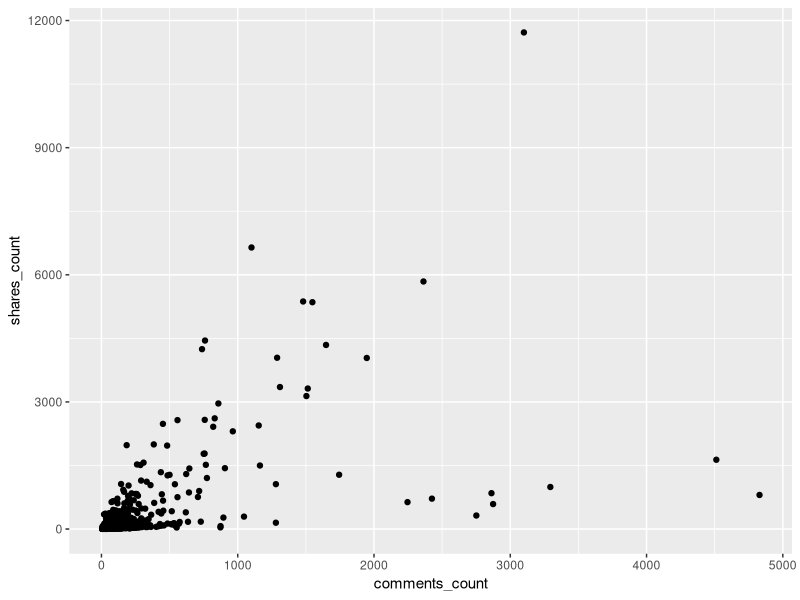
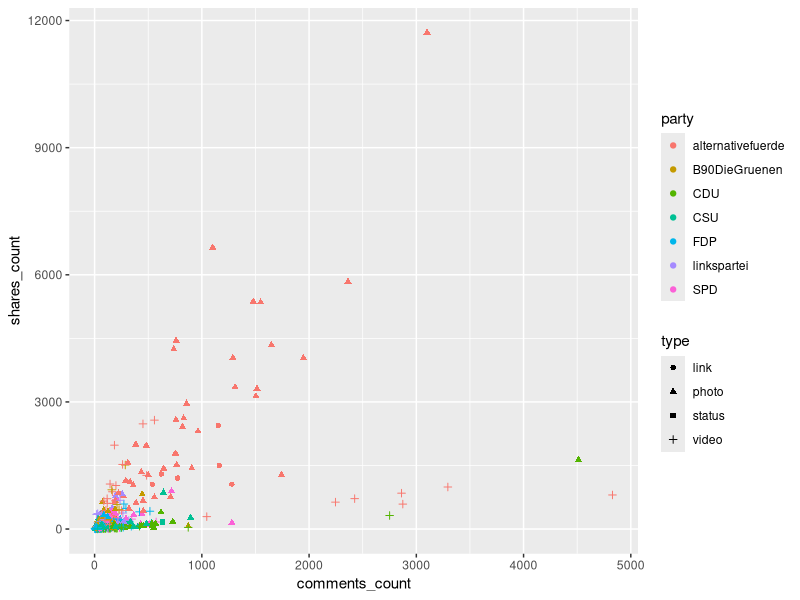
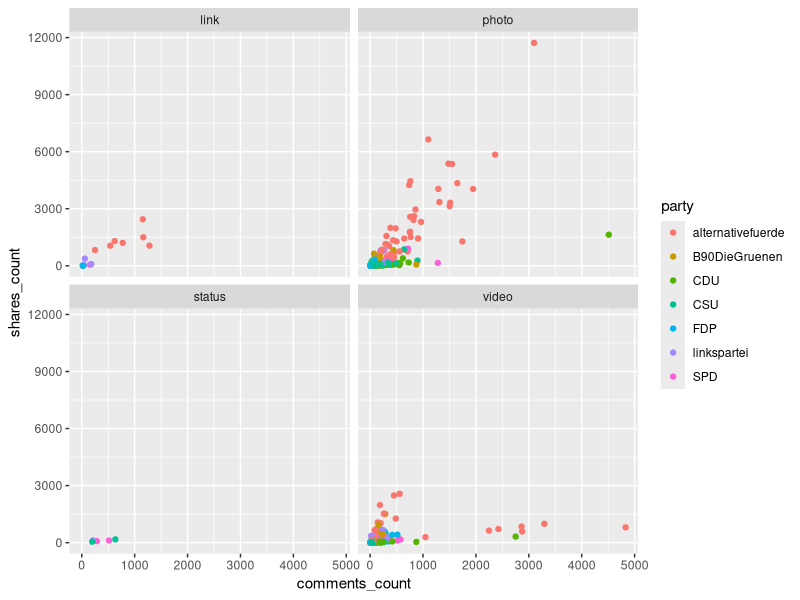
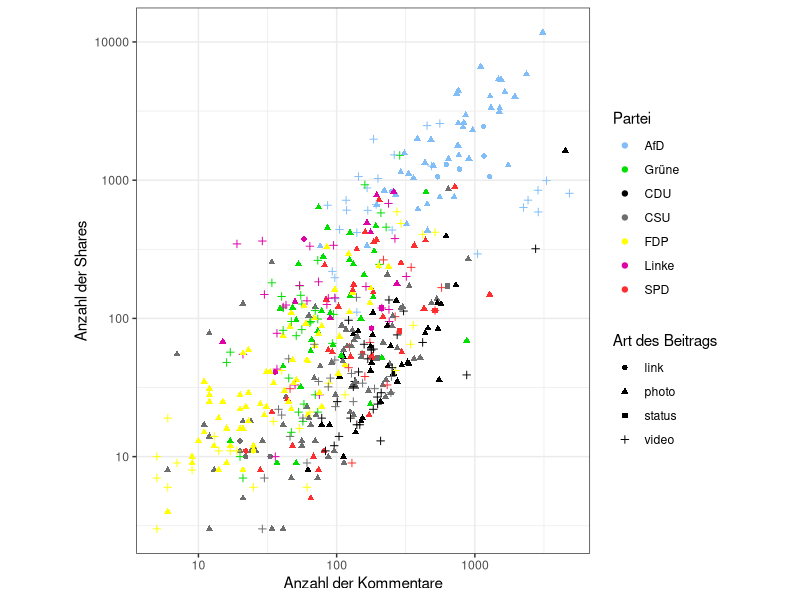

These charts were generated, in order, by the following R code:
## ---- chunk 1
library(tidyverse)
## ---- chunk 2
myself <- list(
  name = "Julian", # Texte als character
  year = 1988L, # Jahr als numeric - oder noch präziser als Integer
  from_bavaria = FALSE # Binäre Entscheidung als logical
)
## ---- chunk 3
values <- c(1.2, 1.3, 0.8, 0.7, 0.7, 1.5, 1.1, 1.0, 1.1, 1.2, 1.1)
average <- mean(values)
above_average <- values > average
sum(above_average) / length(values)
## ---- chunk 4
str(mtcars)
## ---- chunk 5
mean(mtcars$cyl)
## ---- chunk 6
cars_short <- mtcars[, c("mpg", "hp")]
cars_short <- mtcars[c("mpg", "hp")] # Steht nur eine Angabe in den eckigen Klammern, interpretiert R dies als Spaltenangabe
cars_short <- data.frame(mtcars$mpg, mtcars$hp)
## ---- chunk 7
seq(from = 0, to = 100, by = 5)
## ---- chunk 8
seq(0, 100, 5)
## ---- chunk 9
fahrenheit_to_celsius <- function(fahrenheit) {
  celsius <- (fahrenheit - 32) * 5/9
  return(celsius)
}

# Unsere neue Funktion kann sogar mehrere Temperaturwerte auf einmal umrechnen
fahrenheit_to_celsius(c(0, 50, 80, 100))
## ---- chunk 10
descriptives <- function(x, na.rm = FALSE, digits = 2) { # Zusätzliches Argument digits mit Default-Wert 2
  
  # Vektor mit Variablenbeschreibung erstellen
  descriptives_vector <- c(
    n = length(x),
    Missing = sum(is.na(x)), # Hier zählen wir die fehlenden Werte
    M = mean(x, na.rm = na.rm),
    SD = sd(x, na.rm = na.rm),
    Minimum = min(x, na.rm = na.rm), 
    Maximum = max(x, na.rm = na.rm),
    Median = median(x, na.rm = na.rm)
  )
  
  # Vektor runden
  descriptives_vector <- round(descriptives_vector, digits = digits)
  
  return(descriptives_vector)
}
## ---- chunk 11
descriptives(iris$Sepal.Length)
descriptives(mtcars$cyl, digits = 1)
## ---- chunk 12
numeric_summary <- function(data) {
  
  # Alle Variablennamen in Vektor speichern
  variables <- names(data)
  
  # Leere Liste für Ausgabe vorbereiten
  summary_list <- list()
  
  # Über alle Variablen iterieren
  for (variable in variables) { # Wir loopen über variables
    variable_vector <- data[[variable]] # Und arbeiten nun immer mit dem Iterator-Objekt variable
    
    if (is.numeric(variable_vector)) { # Prüfen ob die Variable numerisch ist
      
      # Mittelwert und Standardabweichung dieser Variablen der summary_list hinzufügen
      summary_list[[variable]] <- c(
        M = mean(variable_vector),   
        SD = sd(variable_vector)
      )
    }
    
  }
  
  # Summary List ausgeben
  return(summary_list)
}
## ---- chunk 13
numeric_summary(iris)
numeric_summary(mtcars)
## ---- chunk 14
facebook_europawahl <- read_csv("data/facebook_europawahl.csv")
## ---- chunk 15
count(facebook_europawahl, party)
## ---- chunk 16
bt_parteien <- c("alternativefuerde", "B90DieGruenen", "CDU", "CSU", "FDP", "linkspartei", "SPD")
## ---- chunk 17
df_bt_parteien <- filter(facebook_europawahl, party %in% bt_parteien)
## ---- chunk 18
df_reduziert <- select(df_bt_parteien, party, timestamp, type,
                       comments_count, shares_count, reactions_count)
## ---- chunk 19
df_mit_tc <- mutate(df_reduziert,
                    total_count = sum(c(comments_count, shares_count, reactions_count), na.rm = TRUE))

df_mit_tc
## ---- chunk 20
df_mit_total2 <- mutate(df_reduziert, total_count = comments_count + shares_count + reactions_count)

df_mit_total2
## ---- chunk 21
# Fehlende Werte zählen:
sum(is.na(df_mit_tc$total_count))
sum(is.na(df_mit_total2$total_count))

## ---- chunk 22
df_woche_vor_wahl <- filter(facebook_europawahl, timestamp >= "2019-05-20")
## ---- chunk 23
df_group_by_party <- group_by(df_woche_vor_wahl, party)
## ---- chunk 24
summarize(df_group_by_party,
          M_comments = mean(comments_count, na.rm = TRUE),
          SD_comments = sd(comments_count, na.rm = TRUE),
          M_shares = mean(shares_count, na.rm = TRUE),
          SD_shares = sd(shares_count, na.rm = TRUE),
          M_reactions = mean(reactions_count, na.rm = TRUE),
          SD_reactions = sd(reactions_count, na.rm = TRUE))
## ---- chunk 25
facebook_europawahl <- read_csv("data/facebook_europawahl.csv")

bt_parteien <- c("alternativefuerde", "B90DieGruenen", "CDU", "CSU", "FDP", "linkspartei", "SPD")

df_reduziert <- facebook_europawahl %>% 
  filter(party %in% bt_parteien) %>% 
  select(party, timestamp, type, comments_count, shares_count, reactions_count) %>% 
  mutate(total_count = sum(c(comments_count, shares_count, reactions_count), na.rm = TRUE))
  
df_reduziert
## ---- chunk 26
facebook_europawahl %>% 
  filter(timestamp >= "2019-05-20") %>% 
  group_by(party) %>% 
  summarize(M_comments = mean(comments_count, na.rm = TRUE),
            SD_comments = sd(comments_count, na.rm = TRUE),
            M_shares = mean(shares_count, na.rm = TRUE),
            SD_shares = sd(shares_count, na.rm = TRUE),
            M_reactions = mean(reactions_count, na.rm = TRUE),
            SD_reactions = sd(reactions_count, na.rm = TRUE))
## ---- chunk 27
facebook_europawahl <- read_csv("data/facebook_europawahl.csv")

facebook_europawahl %>% 
  select(id, party, timestamp, comments_count, shares_count, reactions_count) %>% 
  pivot_longer(c(comments_count, shares_count, reactions_count), names_to = "metric")
## ---- chunk 28
facebook_codings <- read_csv("data/facebook_codings.csv")

facebook_codings
## ---- chunk 29
joined_df <- facebook_europawahl %>% 
  left_join(facebook_codings, by = "id")

joined_df
## ---- chunk 30
joined_df %>% 
  distinct(id)
## ---- chunk 31
library(tidyverse)

bt_parteien <- c("alternativefuerde", "B90DieGruenen", "CDU", "CSU", "FDP", "linkspartei", "SPD")

facebook_europawahl <- read_csv("data/facebook_europawahl.csv") %>% 
  filter(party %in% bt_parteien)
## ---- chunk 32
facebook_europawahl %>% 
  ggplot(aes(x = comments_count, y = shares_count)) +
  geom_point()
## ---- chunk 33
facebook_europawahl %>% 
  ggplot(aes(x = comments_count, y = shares_count, color = party, shape = type)) +
  geom_point()
## ---- chunk 34
facebook_europawahl %>% 
  ggplot(aes(x = comments_count, y = shares_count, color = party)) +
  geom_point() +
  facet_wrap(~type)
## ---- chunk 35
facebook_europawahl %>% 
  ggplot(aes(x = comments_count, y = shares_count, color = party, shape = type)) +
  geom_point() +
  scale_y_log10(name = "Anzahl der Shares", ) +
  scale_x_log10(name = "Anzahl der Kommentare",) +
  scale_color_manual(name = "Partei",
                     values = c("CDU" = "#000000",
                                "CSU" = "#6E6E6E",
                                "SPD" = "#FE2E2E",
                                "alternativefuerde" = "#81BEF7",
                                "FDP" = "#FFFF00",
                                "linkspartei" = "#DF01A5",
                                "B90DieGruenen" = "#01DF01"),
                     labels = c("alternativefuerde" = "AfD", 
                                "linkspartei" = "Linke", 
                                "B90DieGruenen" = "Grüne")) +
  scale_shape_discrete(name = "Art des Beitrags") +
  theme_bw() +
  coord_fixed()
